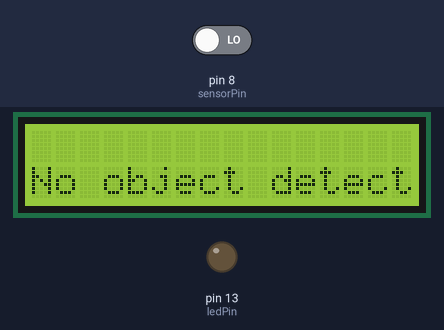
Bench run of a sketch on a simulated Arduino Uno, built with avr-gcc and run on an emulated ATmega328P. On the bench: 16×2 character LCD, output pins drawn as LEDs (lit = HIGH). Inputs (shaded band) come from the test bench; at power-on: pin 8 (sensorPin) LOW. What the sketch prints to the serial monitor is not drawn.

Above: at 3.2 s.
3.3 s: pin 8 (sensorPin) driven HIGH
At 5.3 s:
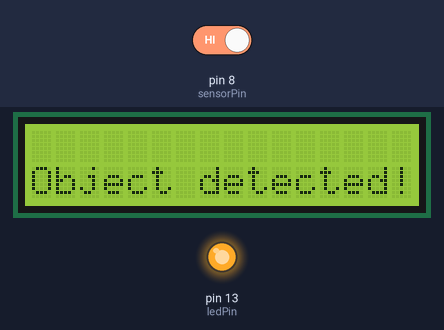
6.1 s: pin 8 (sensorPin) driven LOW
At 7.5 s:
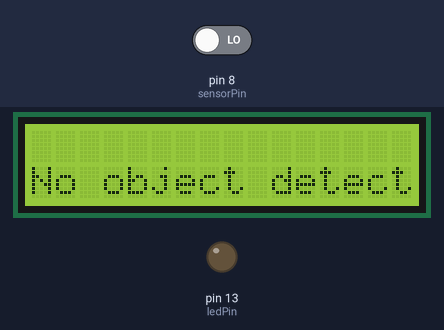
Timing chart, 0 to 9.1 s (numbered marks = the images above; inputs shaded):
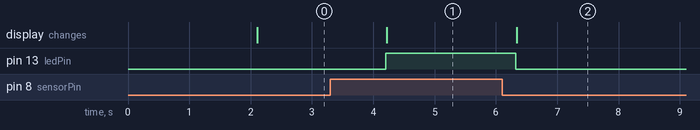

The sketch:

LAB52_IR_.ino
```cpp
/* 5.2 */
//https://app.cirkitdesigner.com/project/dc95427c-347a-4e99-b395-dbd4fec32780

#include <Wire.h>
#include <LiquidCrystal_I2C.h>

LiquidCrystal_I2C lcd(0x27, 16, 2);


const int sensorPin = 8;  // Pin connected to the sensor's OUT pin

const int ledPin = 13;    // Pin connected to the onboard LED

void setup() {
  lcd.init();
  lcd.backlight();
  lcd.clear();

  lcd.setCursor(0, 0);
  lcd.print("LAB52 IR ");
  lcd.setCursor(0, 1);
  lcd.print("Saharat");
  delay(2000);

  lcd.clear();

  pinMode(sensorPin, INPUT);  // Set the sensor pin as input
  pinMode(ledPin, OUTPUT);    // Set the LED pin as output
  Serial.begin(9600);         // Initialize serial communication for debugging
}

void loop() {

  int sensorValue = digitalRead(sensorPin);  // Read the sensor's output

  if (sensorValue == HIGH) {
    // Object detected
    digitalWrite(ledPin, HIGH);  // Turn on the LED
    Serial.println("Object detected!");
    lcd.setCursor(0, 1);
    lcd.print("Object detected!");
    delay(2000);

  } else {
    // No object detected
    digitalWrite(ledPin, LOW);   // Turn off the LED
    Serial.println("No object detected.");
    lcd.setCursor(0, 1);
    lcd.print("No object detected.");
    delay(2000);

  }

  delay(100);  // Small delay for stability
}
```

Measured:
- after the input at 3.3 s, pin 13 (ledPin): LOW → HIGH after 0.91 s; the display: changes after 0.92 s (image 1)
- after the input at 6.1 s, pin 13 (ledPin): HIGH → LOW after 0.22 s; the display: changes after 0.24 s (image 2)
